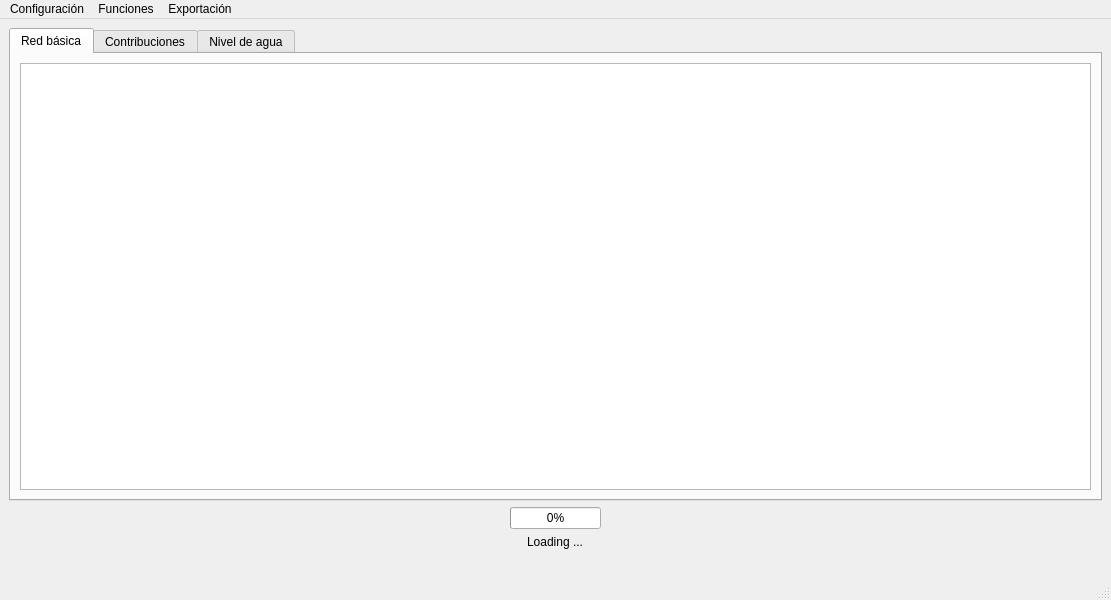
<?xml version="1.0" encoding="UTF-8"?>
<ui version="4.0">
 <class>MainWindow</class>
 <widget class="QMainWindow" name="MainWindow">
  <property name="geometry">
   <rect>
    <x>0</x>
    <y>0</y>
    <width>1111</width>
    <height>600</height>
   </rect>
  </property>
  <property name="windowTitle">
   <string>SANIBIDapp</string>
  </property>
  <widget class="QWidget" name="centralwidget">
   <layout class="QGridLayout" name="gridLayout">
    <item row="1" column="0" alignment="Qt::AlignHCenter">
     <widget class="QProgressBar" name="progressBar">
      <property name="maximumSize">
       <size>
        <width>439</width>
        <height>16777215</height>
       </size>
      </property>
      <property name="value">
       <number>0</number>
      </property>
     </widget>
    </item>
    <item row="0" column="0">
     <widget class="QTabWidget" name="tabWidget">
      <property name="sizePolicy">
       <sizepolicy hsizetype="Expanding" vsizetype="Expanding">
        <horstretch>0</horstretch>
        <verstretch>0</verstretch>
       </sizepolicy>
      </property>
      <property name="currentIndex">
       <number>0</number>
      </property>
      <widget class="QWidget" name="calcTab">
       <attribute name="title">
        <string>Red básica</string>
       </attribute>
       <layout class="QHBoxLayout" name="horizontalLayout">
        <item>
         <widget class="QTableView" name="calcTable"/>
        </item>
       </layout>
      </widget>
      <widget class="QWidget" name="contribTab">
       <attribute name="title">
        <string>Contribuciones</string>
       </attribute>
       <layout class="QHBoxLayout" name="horizontalLayout_2">
        <item>
         <widget class="QTableView" name="contribTable"/>
        </item>
       </layout>
      </widget>
      <widget class="QWidget" name="wlaTab">
       <attribute name="title">
        <string>Nivel de agua</string>
       </attribute>
       <layout class="QHBoxLayout" name="horizontalLayout_3">
        <item>
         <widget class="QTableView" name="wlaTable"/>
        </item>
       </layout>
      </widget>
     </widget>
    </item>
    <item row="2" column="0" alignment="Qt::AlignHCenter">
     <widget class="QLabel" name="progressMsg">
      <property name="minimumSize">
       <size>
        <width>500</width>
        <height>0</height>
       </size>
      </property>
      <property name="maximumSize">
       <size>
        <width>300</width>
        <height>16777215</height>
       </size>
      </property>
      <property name="text">
       <string>Loading ...</string>
      </property>
      <property name="alignment">
       <set>Qt::AlignCenter</set>
      </property>
     </widget>
    </item>
    <item row="3" column="0">
     <widget class="QLabel" name="messageLabel">
      <property name="text">
       <string/>
      </property>
     </widget>
    </item>
   </layout>
  </widget>
  <widget class="QMenuBar" name="menubar">
   <property name="geometry">
    <rect>
     <x>0</x>
     <y>0</y>
     <width>1111</width>
     <height>22</height>
    </rect>
   </property>
   <widget class="QMenu" name="menuParametros">
    <property name="title">
     <string>Configuración</string>
    </property>
    <widget class="QMenu" name="menuVista">
     <property name="title">
      <string>Vista</string>
     </property>
     <addaction name="actionBasic"/>
     <addaction name="actionDetailed"/>
    </widget>
    <widget class="QMenu" name="menuImportar_datos">
     <property name="title">
      <string>Importar datos</string>
     </property>
     <addaction name="actionImportSelectedSegments"/>
     <addaction name="actionImportFullNetwork"/>
    </widget>
    <addaction name="actionProject"/>
    <addaction name="actionParameters"/>
    <addaction name="menuImportar_datos"/>
    <addaction name="menuVista"/>
   </widget>
   <widget class="QMenu" name="menuFunciones">
    <property name="title">
     <string>Funciones</string>
    </property>
    <widget class="QMenu" name="menuC_lculo_de_profundidad">
     <property name="title">
      <string>Cálculo de profundidad</string>
     </property>
     <addaction name="actionMin_Excav"/>
     <addaction name="actionMin_Desnivel"/>
    </widget>
    <widget class="QMenu" name="menuC_lculo_de_di_metro">
     <property name="title">
      <string>Cálculo de diámetro</string>
     </property>
     <addaction name="actionCalcular_DN_Creciente"/>
     <addaction name="actionCalculara_DN"/>
     <addaction name="actionReiniciar_DN"/>
    </widget>
    <addaction name="menuC_lculo_de_profundidad"/>
    <addaction name="menuC_lculo_de_di_metro"/>
    <addaction name="actionAjuste_NA"/>
    <addaction name="actionResetear_Ajuste_NA"/>
   </widget>
   <widget class="QMenu" name="menuExportaci_n">
    <property name="title">
     <string>Exportación</string>
    </property>
    <widget class="QMenu" name="menuExportarSwmm">
     <property name="title">
      <string>Generar Archivo INP (Swmm)</string>
     </property>
     <addaction name="actionCreateQiSwmmFile"/>
     <addaction name="actionCreateQfSwmmFile"/>
    </widget>
    <addaction name="actionCreateResultsLayer"/>
    <addaction name="actionExportToXls"/>
    <addaction name="menuExportarSwmm"/>
    <addaction name="separator"/>
    <addaction name="actionPublishProject"/>
   </widget>
   <addaction name="menuParametros"/>
   <addaction name="menuFunciones"/>
   <addaction name="menuExportaci_n"/>
  </widget>
  <widget class="QStatusBar" name="statusbar"/>
  <action name="actionProject">
   <property name="text">
    <string>Proyecto</string>
   </property>
  </action>
  <action name="actionParameters">
   <property name="text">
    <string>Parámetros</string>
   </property>
  </action>
  <action name="actionPipes">
   <property name="text">
    <string>Tubos</string>
   </property>
  </action>
  <action name="actionInspectionDevices">
   <property name="text">
    <string>Dispositivos de Inspección</string>
   </property>
  </action>
  <action name="actionMin_Excav">
   <property name="checkable">
    <bool>true</bool>
   </property>
   <property name="text">
    <string>Min. Excav.</string>
   </property>
  </action>
  <action name="actionMin_Desnivel">
   <property name="checkable">
    <bool>true</bool>
   </property>
   <property name="text">
    <string>Min. Desnivel</string>
   </property>
  </action>
  <action name="actionAjuste_NA">
   <property name="text">
    <string>Ajuste NA</string>
   </property>
  </action>
  <action name="actionCalcular_DN_Creciente">
   <property name="text">
    <string>Calcular DN Creciente</string>
   </property>
  </action>
  <action name="actionCalculara_DN">
   <property name="text">
    <string>Calculara DN</string>
   </property>
  </action>
  <action name="actionCreateResultsLayer">
   <property name="text">
    <string>Crear Capa QGIS</string>
   </property>
  </action>
  <action name="actionExportToXls">
   <property name="text">
    <string>Generar Hoja Impresión</string>
   </property>
  </action>
  <action name="actionResetDB">
   <property name="text">
    <string>Reinicializar BD</string>
   </property>
  </action>
  <action name="action">
   <property name="text">
    <string>Limpiar Ajuste NA</string>
   </property>
  </action>
  <action name="actionResetear_Ajuste_NA">
   <property name="text">
    <string>Reiniciar Ajuste NA</string>
   </property>
  </action>
  <action name="actionReiniciar_DN">
   <property name="text">
    <string>Reiniciar DN</string>
   </property>
  </action>
  <action name="actionCreateQiSwmmFile">
   <property name="text">
    <string>Caudal Inicial</string>
   </property>
  </action>
  <action name="actionCreateQfSwmmFile">
   <property name="text">
    <string>Caudal final</string>
   </property>
  </action>
  <action name="actionDeleteActiveProject">
   <property name="text">
    <string>Borrar Proyecto Actual</string>
   </property>
  </action>
  <action name="actionPublishProject">
   <property name="text">
    <string>publish project</string>
   </property>
  </action>
  <action name="actionBasic">
   <property name="checkable">
    <bool>true</bool>
   </property>
   <property name="checked">
    <bool>true</bool>
   </property>
   <property name="text">
    <string>Basica</string>
   </property>
  </action>
  <action name="actionDetailed">
   <property name="checkable">
    <bool>true</bool>
   </property>
   <property name="text">
    <string>Detallada</string>
   </property>
  </action>
  <action name="actionImportSelectedSegments">
   <property name="text">
    <string>Sólo tramos seleccionados</string>
   </property>
  </action>
  <action name="actionImportFullNetwork">
   <property name="text">
    <string>Red completa</string>
   </property>
  </action>
 </widget>
 <resources/>
 <connections/>
</ui>
